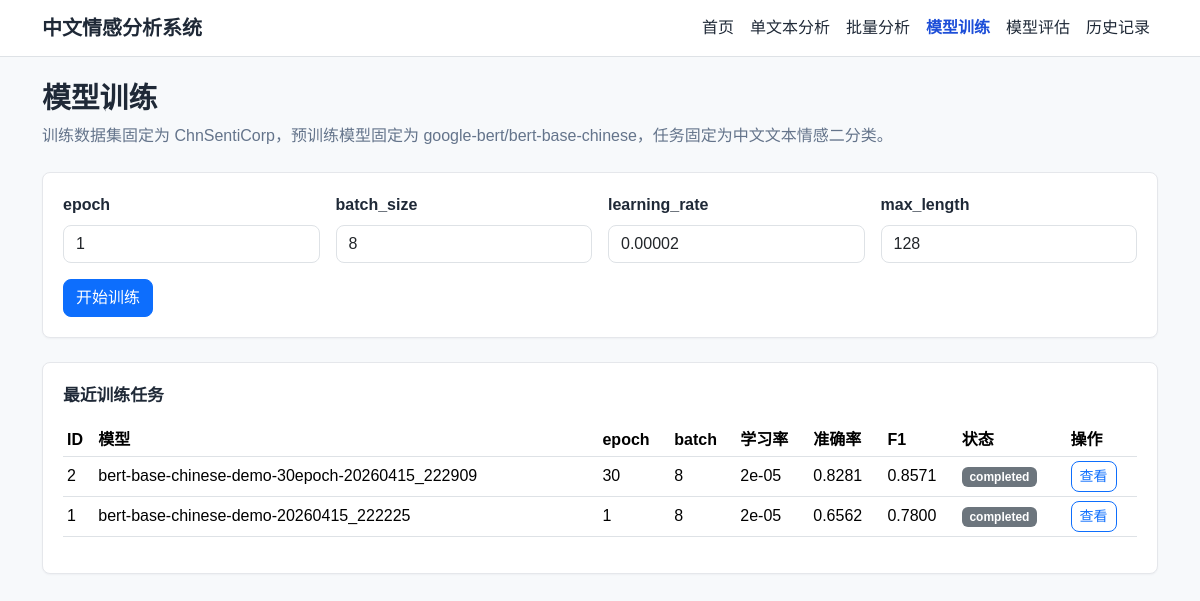
The page /train on the database its author committed.
### app/models/db/train_task.py (models this page shows)
class TrainTask(Base):
    __tablename__ = "train_task"
    id: Mapped[int] = mapped_column(Integer, primary_key=True, index=True)
    model_name: Mapped[str] = mapped_column(String(255), nullable=False)
    dataset_name: Mapped[str] = mapped_column(String(255), nullable=False)
    epoch_count: Mapped[int] = mapped_column(Integer, nullable=False)
    batch_size: Mapped[int] = mapped_column(Integer, nullable=False)
    learning_rate: Mapped[float] = mapped_column(Float, nullable=False)
    max_length: Mapped[int] = mapped_column(Integer, nullable=False)
    train_loss: Mapped[float] = mapped_column(Float, nullable=True)
    val_loss: Mapped[float] = mapped_column(Float, nullable=True)
    accuracy: Mapped[float] = mapped_column(Float, nullable=True)
    precision_score: Mapped[float] = mapped_column(Float, nullable=True)
    recall_score: Mapped[float] = mapped_column(Float, nullable=True)
    f1_score: Mapped[float] = mapped_column(Float, nullable=True)
    confusion_matrix_path: Mapped[str] = mapped_column(String(1024), nullable=True)
    model_dir: Mapped[str] = mapped_column(String(1024), nullable=True)
    status: Mapped[str] = mapped_column(String(50), default="running", nullable=False)
    created_at: Mapped[datetime] = mapped_column(DateTime, default=datetime.now, nullable=False)
    finished_at: Mapped[datetime] = mapped_column(DateTime, nullable=True)

### app/routers/page_router.py (the view)
@router.get("/train", response_class=HTMLResponse)
def train_page(request: Request, db: Session = Depends(get_db)) -> HTMLResponse:
    return templates.TemplateResponse(
        request,
        "train.html",
        {
            "request": request,
            "recent_train_tasks": list_train_tasks(db, limit=10),
        },
    )

### app/templates/train.html (shortened to what this page needs)
{% extends "base.html" %}
{% block content %}
<div class="page-heading">
    <h1>模型训练</h1>
    <p>训练数据集固定为 ChnSentiCorp，预训练模型固定为 google-bert/bert-base-chinese，任务固定为中文文本情感二分类。</p>
</div>
<section class="content-panel">
    <form id="trainForm" class="row g-3">
        <div class="col-md-3">
            <label for="epoch" class="form-label fw-semibold">epoch</label>
            <input id="epoch" name="epoch" class="form-control" type="number" min="1" max="20" value="1" required>
        </div>
        <div class="col-md-3">
            <label for="batchSize" class="form-label fw-semibold">batch_size</label>
            <input id="batchSize" name="batch_size" class="form-control" type="number" min="1" max="128" value="8" required>
        </div>
        <div class="col-md-3">
            <label for="learningRate" class="form-label fw-semibold">learning_rate</label>
            <input id="learningRate" name="learning_rate" class="form-control" type="number" step="0.000001" value="0.00002" required>
        </div>
        <div class="col-md-3">
            <label for="maxLength" class="form-label fw-semibold">max_length</label>
            <input id="maxLength" name="max_length" class="form-control" type="number" min="16" max="512" value="128" required>
        </div>
        <div class="col-12">
            <button class="btn btn-primary" type="submit">开始训练</button>
        </div>
    </form>
</section>
<section class="content-panel mt-4">
    <div class="section-title">最近训练任务</div>
    <div class="table-responsive">
        <table class="table table-sm align-middle">
            <thead><tr><th>ID</th><th>模型</th><th>epoch</th><th>batch</th><th>学习率</th><th>准确率</th><th>F1</th><th>状态</th><th>操作</th></tr></thead>
            <tbody>
            {% for task in recent_train_tasks %}
            <tr>
                <td>{{ task.id }}</td>
                <td class="table-text">{{ task.model_name }}</td>
                <td>{{ task.epoch_count }}</td>
                <td>{{ task.batch_size }}</td>
                <td>{{ task.learning_rate }}</td>
                <td>{{ "%.4f"|format(task.accuracy) if task.accuracy is not none else "-" }}</td>
                <td>{{ "%.4f"|format(task.f1_score) if task.f1_score is not none else "-" }}</td>
                <td><span class="badge text-bg-secondary">{{ task.status }}</span></td>
                <td><button class="btn btn-sm btn-outline-primary" type="button" onclick="loadTrainDetail({{ task.id }})">查看</button></td>
            </tr>
            {% else %}
            <tr><td colspan="9" class="text-muted">暂无训练任务</td></tr>
            {% endfor %}
            </tbody>
        </table>
    </div>
</section>
{% endblock %}

### static/css/style.css (style rules this page uses)
body { background: #f7f9fb; color: #1f2937; font-family: "Microsoft YaHei", "PingFang SC", Arial, sans-serif; }
.page-heading { margin-bottom: 1.5rem; }
.page-heading h1 { font-size: 1.8rem; font-weight: 700; margin-bottom: 0.5rem; }
.page-heading p { color: #64748b; margin-bottom: 0; max-width: 980px; }
.summary-card, .content-panel { background: #ffffff; border: 1px solid #e5e7eb; border-radius: 8px; box-shadow: 0 1px 2px rgba(15, 23, 42, 0.04); }
.content-panel { padding: 1.25rem; }
.section-title { font-size: 1.05rem; font-weight: 700; margin-bottom: 1rem; }
.table-text { max-width: 420px; overflow: hidden; text-overflow: ellipsis; white-space: nowrap; }
.btn { border-radius: 8px; }
.form-control, .form-select { border-radius: 8px; }

### rows shown on the page
TrainTask: id "2", model_name "bert-base-chinese-demo-30epoch-20260415_222909", epoch_count "30", batch_size "8", learning_rate "2e-05", accuracy "0.8281", f1_score "0.8571", status "completed"
TrainTask: id "1", model_name "bert-base-chinese-demo-20260415_222225", epoch_count "1", batch_size "8", learning_rate "2e-05", accuracy "0.6562", f1_score "0.7800", status "completed"
